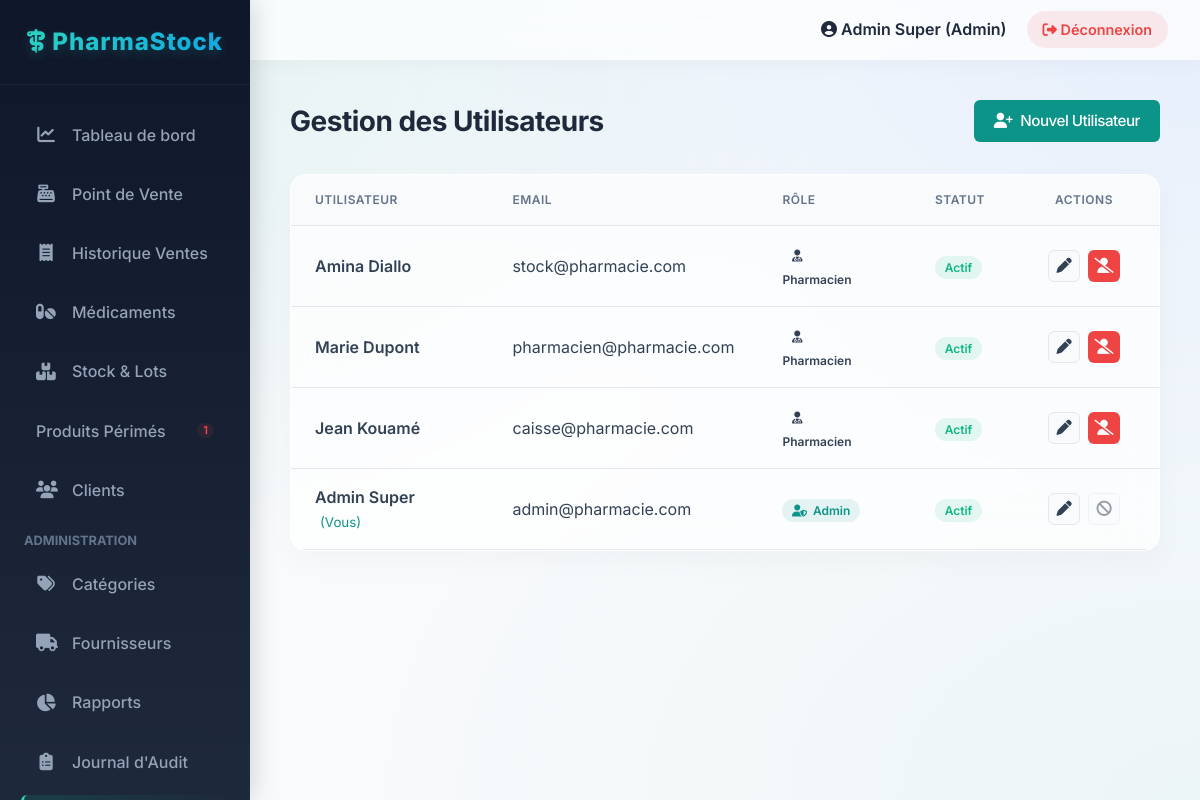
/index.php?page=utilisateurs (signed in), run on the app's committed database.
### tables this page shows
CREATE TABLE `utilisateur` (
  `id` INT PRIMARY KEY AUTO_INCREMENT,
  `nom` VARCHAR(100) NOT NULL,
  `prenom` VARCHAR(100) NOT NULL,  
  `email` VARCHAR(100) UNIQUE NOT NULL,
  `mot_de_passe` VARCHAR(255) NOT NULL,
  `role` ENUM('admin', 'pharmacien') DEFAULT 'pharmacien',
  `statut` BOOLEAN DEFAULT TRUE,
  `date_creation` DATETIME DEFAULT CURRENT_TIMESTAMP
);

### config/database.php (called while the page is built, shortened)
<?php
class Database {
    private static $instance = null;
    private $pdo;
    private function __construct() {
        try {
			$dsn = "mysql:host=" . DB_HOST . ";port=" . DB_PORT . ";dbname=" . DB_NAME . ";charset=utf8";
			$options = [
                PDO::ATTR_ERRMODE            => PDO::ERRMODE_EXCEPTION,
                PDO::ATTR_DEFAULT_FETCH_MODE => PDO::FETCH_ASSOC,
                PDO::ATTR_EMULATE_PREPARES   => false,
            ];
            $this->pdo = new PDO($dsn, DB_USER, DB_PASS, $options);
        } catch (PDOException $e) {
            die("Erreur de connexion à la base de données: " . $e->getMessage());
        }
    }
    public static function getInstance() {
        if (self::$instance === null) {
            self::$instance = new self();
        }
        return self::$instance;
    }
    public function getConnection() {
        return $this->pdo;
    }
}

### models/Utilisateur.php (called while the page is built, shortened)
<?php
require_once __DIR__ . '/../config/database.php';
class Utilisateur {
    private $db;
    public function __construct() {
        $this->db = Database::getInstance()->getConnection();
    }
    public function getAll() {
        $stmt = $this->db->query("SELECT id, nom, prenom, email, role, statut FROM utilisateur ORDER BY nom");
        return $stmt->fetchAll();
    }
}

### views/utilisateurs/liste.php (the view, shortened to what this page needs)
<?php include __DIR__ . '/../layouts/header.php'; ?>
<div class="page-title">
    <span>Gestion des Utilisateurs</span>
    <a href="<?= BASE_URL ?>/index.php?page=utilisateurs&action=create" class="btn btn-primary">
        <i class="fa-solid fa-user-plus"></i> Nouvel Utilisateur
    </a>
</div>
<div class="card">
    <div class="table-responsive">
        <table class="table">
            <thead>
                <tr>
                    <th>Utilisateur</th>
                    <th>Email</th>
                    <th>Rôle</th>
                    <th>Statut</th>
                    <th style="width: 150px; text-align: center;">Actions</th>
                </tr>
            </thead>
            <tbody>
                <?php if (empty($utilisateurs)): ?>
                    <tr>
                        <td colspan="5" style="text-align: center;">Aucun utilisateur trouvé.</td>
                    </tr>
                <?php else: ?>
                    <?php foreach ($utilisateurs as $u): ?>
                    <tr>
                        <td style="font-weight: 600;">
                            <?= htmlspecialchars($u['prenom'] . ' ' . $u['nom']) ?>
                            <?php if ((int)$u['id'] === (int)$_SESSION['user_id']): ?>
                                <small style="color: var(--primary-color); font-weight: normal; margin-left: 5px;">(Vous)</small>
                            <?php endif; ?>
                        </td>
                        <td><?= htmlspecialchars($u['email']) ?></td>
                        <td>
                            <?php if ($u['role'] === 'admin'): ?>
                                <span class="badge badge-primary">
                                    <i class="fa-solid fa-user-shield" style="margin-right: 3px;"></i> Admin
                                </span>
                            <?php else: ?>
                                <span class="badge badge-secondary">
                                    <i class="fa-solid fa-user-doctor" style="margin-right: 3px;"></i> Pharmacien
                                </span>
                            <?php endif; ?>
                        </td>
                        <td>
                            <?php if ((int)$u['statut'] === 1): ?>
                                <span class="badge badge-success">Actif</span>
                            <?php else: ?>
                                <span class="badge badge-danger">Inactif</span>
                            <?php endif; ?>
                        </td>
                        <td>
                            <div style="display: flex; gap: 0.5rem; justify-content: center;">
                                <a href="<?= BASE_URL ?>/index.php?page=utilisateurs&action=edit&id=<?= $u['id'] ?>"
                                   class="btn btn-secondary btn-icon"
                                   title="Modifier">
                                    <i class="fa-solid fa-pen"></i>
                                </a>
                                <?php if ((int)$u['id'] !== (int)$_SESSION['user_id']): ?>
                                    <?php if ((int)$u['statut'] === 1): ?>
                                        <a href="<?= BASE_URL ?>/index.php?page=utilisateurs&action=delete&id=<?= $u['id'] ?>"
                                           class="btn btn-danger btn-icon"
                                           title="Désactiver"
                                           onclick="return confirm('Êtes-vous sûr de vouloir désactiver cet utilisateur ?');">
                                            <i class="fa-solid fa-user-slash"></i>
                                        </a>
                                    <?php endif; ?>
                                <?php else: ?>
                                    <button class="btn btn-secondary btn-icon" style="opacity: 0.5; cursor: not-allowed;" title="Action impossible sur votre propre compte" disabled>
                                        <i class="fa-solid fa-ban"></i>
                                    </button>
                                <?php endif; ?>
                            </div>
                        </td>
                    </tr>
                    <?php endforeach; ?>
                <?php endif; ?>
            </tbody>
        </table>
    </div>
</div>
<?php include __DIR__ . '/../layouts/footer.php'; ?>

### public/css/style.css (style rules this page uses)
:root { --primary-color: #0d9488; --primary-hover: #0f766e; --secondary-color: #3b82f6; --dark-color: #1e293b; --light-bg: #f8fafc; --white: #ffffff; --border-color: #e2e8f0; --text-color: #334155; --text-muted: #64748b; --danger: #ef4444; --warning: #f59e0b; --success: #10b981; --sidebar-width: 250px; --header-height: 60px; --font-family: 'Inter', system-ui, -apple-system, sans-serif; --shadow-sm: 0 1px 2px 0 rgb(0 0 0 / 0.05); --shadow-md: 0 4px 6px -1px rgb(0 0 0 / 0.1), 0 2px 4px -2px rgb(0 0 0 / 0.1); --shadow-lg: 0 10px 15px -3px rgb(0 0 0 / 0.1), 0 4px 6px -4px rgb(0 0 0 / 0.1); --radius-md: 0.375rem; --radius-lg: 0.5rem; }
* { margin: 0; padding: 0; box-sizing: border-box; }
body { font-family: var(--font-family); background-color: #f8fafc; background-image: radial-gradient(at 0% 0%, hsla(175, 83%, 32%, 0.1) 0px, transparent 50%), radial-gradient(at 100% 0%, hsla(217, 91%, 60%, 0.1) 0px, transparent 50%), radial-gradient(at 100% 100%, hsla(175, 83%, 32%, 0.05) 0px, transparent 50%); background-attachment: fixed; color: var(--text-color); line-height: 1.5; }
a { text-decoration: none; color: var(--primary-color); transition: color 0.2s ease; }
.page-title { font-size: 1.75rem; font-weight: 700; margin-bottom: 2rem; color: #1e293b; display: flex; justify-content: space-between; align-items: center; letter-spacing: -0.5px; }
.card { background: rgba(255, 255, 255, 0.7); backdrop-filter: blur(20px); -webkit-backdrop-filter: blur(20px); border-radius: 1rem; box-shadow: 0 10px 30px rgba(0, 0, 0, 0.03); border: 1px solid rgba(255, 255, 255, 1); overflow: hidden; margin-bottom: 1.5rem; animation: fadeUp 0.5s ease-out backwards; }
.card:nth-child(2) { animation-delay: 0.1s; }
.table-responsive { overflow-x: auto; }
.table { width: 100%; border-collapse: collapse; }
.table th, .table td { padding: 1rem 1.5rem; text-align: left; border-bottom: 1px solid var(--border-color); }
.table th { background-color: var(--light-bg); font-weight: 600; color: var(--text-muted); text-transform: uppercase; font-size: 0.75rem; letter-spacing: 0.5px; }
.badge { padding: 0.25rem 0.6rem; border-radius: 9999px; font-size: 0.75rem; font-weight: 600; }
.badge-success { background: rgba(16, 185, 129, 0.1); color: var(--success); }
.badge-primary { background: rgba(13, 148, 136, 0.1); color: var(--primary-color); }
.btn { display: inline-flex; align-items: center; justify-content: center; gap: 0.5rem; padding: 0.6rem 1.25rem; border-radius: var(--radius-md); font-weight: 500; cursor: pointer; border: none; transition: all 0.2s; font-family: inherit; font-size: 0.95rem; }
.btn-primary { background-color: var(--primary-color); color: white; }
.btn-danger { background-color: var(--danger); color: white; }
.btn-secondary { background-color: var(--light-bg); color: var(--text-color); border: 1px solid var(--border-color); }
.btn-icon { width: 32px; height: 32px; padding: 0; border-radius: var(--radius-md); display: inline-flex; align-items: center; justify-content: center; }

### data on the page
utilisateur: prenom+nom "Amina Diallo", email "stock@pharmacie.com", role "pharmacien" (drawn), statut "Actif"
utilisateur: prenom+nom "Marie Dupont", email "pharmacien@pharmacie.com", role "pharmacien" (drawn), statut "Actif"
utilisateur: prenom+nom "Jean Kouamé", email "caisse@pharmacie.com", role "pharmacien" (drawn), statut "Actif"
utilisateur: prenom+nom "Admin Super", shows "(Vous)", email "admin@pharmacie.com", role "admin" (drawn), statut "Actif"

### other printed values
$sidebarPerimesCount "1"
$_SESSION['user_prenom'] . ' ' . $_SESSION['user_nom'] "Admin Super"
$_SESSION['user_role'] "Admin"
